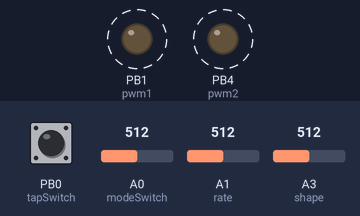
This sketch was run on a simulated ATtiny85, built with avr-gcc and run on an emulated ATtiny85. Parts: output pins drawn as LEDs (lit = HIGH). Dashed ring = blinking. The inputs (shaded band) are chosen by the test bench; at power-on: A3 (shape) = 512, A1 (rate) = 512, A0 (modeSwitch) = 512, PB0 (tapSwitch) LOW. Random numbers use the default seed unless the sketch sets one.

Above: at 1.28 s.
1.3 s: A3 (shape) set to 582
4.3 s: A3 (shape) set to 611
At 4.49 s:
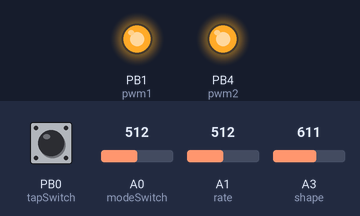
7.3 s: A1 (rate) set to 610
At 8.41 s:
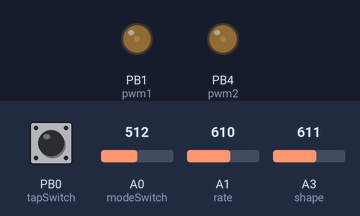
Timing chart, 0 to 8.3 s (numbered marks = the images above; inputs shaded):
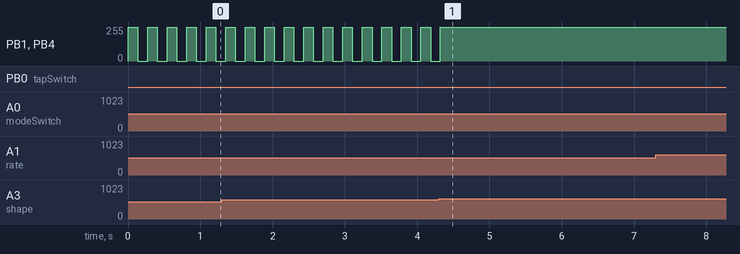

The sketch:

tinyLFO.ino
```cpp
#include <avr/io.h>
#include <avr/interrupt.h>
#include <util/atomic.h>

// Assign pins of ATTiny85, make sure it runs at 8 MHz internal oscillator

//DigitalPin Assignments
const unsigned int pwm2 = 4; //PWM out on OC1B/PCINT4/Pin3
const unsigned int pwm1 = 1; //PWM out on OC1A/PCINT1/Pin6
const unsigned int tapSwitch = 0; //Tap switch on PCINT0 so we can interrupt whenever tap tempo is pressed

//Analog Pin Assignments
const unsigned int rate = A1; //This will be an analog read of speed pot 1 on ADC1/PCINT2/Pin7
const unsigned int modeSwitch = A0;
const unsigned int shape = A3; //This will be an analog read of shape pot on ADC3/PCINT3/Pin2

// Initiate the tap tempo button stuff
uint8_t useTap = 0; // Flag for whether tap tempo has been populated or not
uint8_t updateTapTempo = 0; //Flag for whether the tap button has been pressed or not
uint8_t buttonState; // Tap tempo button state used for debouncing
uint8_t lastButtonState = LOW; // Previous state of tap tempo switch
uint8_t tapStatus = LOW; // Current status of the tap tempo switch
uint8_t debounceDelay = 30; // How long we enforce a debounce. Shouldn't be longer than minTime/2.
unsigned long lastDebounceTime = 0; // initiate the debounce time counter


uint8_t prevTaps = 0; // How many taps we have in our history
uint8_t maxTaps = 10; // Max number of taps to keep in history
unsigned long tapTime; // Averaged value of times in tap history
unsigned long prevTimes [10]; // Array for storing the tap periods
unsigned long prevTapDelay; // This is used for debouncing the tap tempo switch
unsigned long tapTimeout; // The amount of time between taps necessary to discard the tap buffer

// Initialize UI stuff
const unsigned int checkInterval = 200; // Only check the pots/switches ever so many ms
unsigned long lastInterval;

unsigned long rateTime; // Current time value compared to the previous time to see if we need to move to the next table entry.
unsigned int prevRateVal; // Used to determine if we have changed rate pot enough that tap tempo should no longer be used
unsigned long lastTime; // Used for keeping track of whether we move to the next entry in our sineTable or not
unsigned long maxTime = 5e6; // Max time of 5s
unsigned long minTime = 1e5; // Min time of 100 ms

int outMode = 0; // This mode determines the divisor we are using
float divisor = 1.0;
uint8_t shapeID = 1;

// Initialize bookkeeping stuff
const uint8_t tableLength = 255; //Number of entries in our tables below
uint8_t inx = 0; //Index to read out of the table for PWM1, start at the beginning
int dutyCycle;
const uint8_t OCR1C_val = 255;

// Create a table for the PWM wave. Values are for 8 bit PWM (max value 255).
// Put it in flash memory so that it doesn't eat up our dynamic SRAM

//Sine
const uint8_t sineTable[] PROGMEM = {127,130,133,136,139,143,146,149,152,155,158,161,164,167,170,173,176,179,181,184,187,190,193,195,198,200,203,205,208,210,213,215,217,219,221,223,225,227,229,231,233,235,236,238,239,
241,242,243,245,246,247,248,249,250,250,251,252,252,253,253,253,254,254,254,254,254,254,254,253,253,252,252,251,251,250,249,248,247,246,245,244,243,241,240,239,237,235,234,232,230,228,226,224,222,220,218,216,214,211,209,
207,204,202,199,196,194,191,188,186,183,180,177,174,171,168,166,163,159,156,153,150,147,144,141,138,135,132,129,125,122,119,116,113,110,107,104,101,98,95,91,88,86,83,80,77,74,71,68,66,63,60,58,55,52,50,47,45,43,40,38,36,
34,32,30,28,26,24,22,20,19,17,15,14,13,11,10,9,8,7,6,5,4,3,3,2,2,1,1,0,0,0,0,0,0,0,1,1,1,2,2,3,4,4,5,6,7,8,9,11,12,13,15,16,18,19,21,23,25,27,29,31,33,35,37,39,41,44,46,49,51,54,56,59,61,64,67,70,73,75,78,81,84,87,90,93,
96,99,102,105,108,111,115,118,121,124};

const uint8_t risingSawTable[] PROGMEM = {1,2,3,4,5,6,7,8,9,10,11,12,13,14,15,16,17,18,19,20,21,22,23,24,25,26,27,28,29,30,31,32,33,34,35,36,37,38,39,40,41,42,43,44,45,46,47,48,49,50,51,52,53,54,55,56,57,58,59,60,61,62,63,64,65,66,
67,68,69,70,71,72,73,74,75,76,77,78,79,80,81,82,83,84,85,86,87,88,89,90,91,92,93,94,95,96,97,98,99,100,101,102,103,104,105,106,107,108,109,110,111,112,113,114,115,116,117,118,119,120,121,122,123,124,125,126,127,128,129,130,131,
132,133,134,135,136,137,138,139,140,141,142,143,144,145,146,147,148,149,150,151,152,153,154,155,156,157,158,159,160,161,162,163,164,165,166,167,168,169,170,171,172,173,174,175,176,177,178,179,180,181,182,183,184,185,186,187,188,
189,190,191,192,193,194,195,196,197,198,199,200,201,202,203,204,205,206,207,208,209,210,211,212,213,214,215,216,217,218,219,220,221,222,223,224,225,226,227,228,229,230,231,232,233,234,235,236,237,238,239,240,241,242,243,244,245,
246,247,248,249,250,251,252,253,254,255};


const uint8_t fallingSawTable[] PROGMEM = {255,254,253,252,251,250,249,248,247,246,245,244,243,242,241,240,239,238,237,236,235,234,233,232,231,230,229,228,227,226,225,224,223,222,221,220,219,218,217,216,215,214,213,212,211,210,209,
208,207,206,205,204,203,202,201,200,199,198,197,196,195,194,193,192,191,190,189,188,187,186,185,184,183,182,181,180,179,178,177,176,175,174,173,172,171,170,169,168,167,166,165,164,163,162,161,160,159,158,157,156,155,154,153,152,151,
150,149,148,147,146,145,144,143,142,141,140,139,138,137,136,135,134,133,132,131,130,129,128,127,126,125,124,123,122,121,120,119,118,117,116,115,114,113,112,111,110,109,108,107,106,105,104,103,102,101,100,99,98,97,96,95,94,93,92,91,
90,89,88,87,86,85,84,83,82,81,80,79,78,77,76,75,74,73,72,71,70,69,68,67,66,65,64,63,62,61,60,59,58,57,56,55,54,53,52,51,50,49,48,47,46,45,44,43,42,41,40,39,38,37,36,35,34,33,32,31,30,29,28,27,26,25,24,23,22,21,20,19,18,17,16,15,14,13,
12,11,10,9,8,7,6,5,4,3,2,1};


const uint8_t squareTable[] PROGMEM = {255,255,255,255,255,255,255,255,255,255,255,255,255,255,255,255,255,255,255,255,255,255,255,255,255,255,255,255,255,255,255,255,255,255,255,255,255,255,255,255,255,255,255,255,255,255,255,255,255,255,255,255,255,255,255,255,255,255,255,255,255,255,255,255,255,255,255,255,255,255,255,255,255,255,255,255,255,255,255,255,255,255,255,255,255,255,255,255,255,255,255,255,255,255,255,255,255,255,255,255,
255,255,255,255,255,255,255,255,255,255,255,255,255,255,255,255,255,255,255,255,255,255,255,255,255,255,255,0,0,0,0,0,0,0,0,0,0,0,0,0,0,0,0,0,0,0,0,0,0,0,0,0,0,0,0,0,0,0,0,0,0,0,0,0,0,0,0,0,0,0,0,0,0,0,0,0,0,0,0,0,0,0,0,0,0,0,0,0,0,0,0,0,0,0,0,0,0,0,0,0,0,0,0,0,0,0,0,0,0,0,0,0,0,0,0,0,0,
0,0,0,0,0,0,0,0,0,0,0,0,0,0,0,0,0,0,0,0,0,0,0,0,0,0,0,0,0,0,0,0,0,0,0,0,0,0};


const uint8_t triangleTable[] PROGMEM = {0,2,4,6,8,10,12,14,16,18,20,22,24,26,28,30,32,34,36,38,40,42,44,46,48,50,52,54,56,58,60,62,64,66,68,70,72,74,76,78,80,82,84,86,88,90,92,94,96,98,100,102,104,106,108,110,112,114,116,118,120,122,124,
126,129,131,133,135,137,139,141,143,145,147,149,151,153,155,157,159,161,163,165,167,169,171,173,175,177,179,181,183,185,187,189,191,193,195,197,199,201,203,205,207,209,211,213,215,217,219,221,223,225,227,229,231,233,235,237,239,241,243,245,
247,249,251,253,255,255,253,251,249,247,245,243,241,239,237,235,233,231,229,227,225,223,221,219,217,215,213,211,209,207,205,203,201,199,197,195,193,191,189,187,185,183,181,179,177,175,173,171,169,167,165,163,161,159,157,155,153,151,149,147,
145,143,141,139,137,135,133,131,129,126,124,122,120,118,116,114,112,110,108,106,104,102,100,98,96,94,92,90,88,86,84,82,80,78,76,74,72,70,68,66,64,62,60,58,56,54,52,50,48,46,44,42,40,38,36,34,32,30,28,26,24,22,20,18,16,14,12,10,8,6,4,2,0};


// This table converts a linear taper speed pot to a logarithmically spaced array of pulse times. This is true logarithmic as opposed to a "log" pot and sounds much nicer
const int logTable[] PROGMEM = {1023,787,699,647,607,575,551,527,507,491,475,463,451,439,427,419,407,399,391,383,375,367,363,355,351,343,339,331,327,323,315,311,307,303,299,295,291,287,283,279,275,271,267,263,259,259,255,251,
247,247,243,239,235,235,231,227,227,223,219,219,215,215,211,207,207,203,203,199,199,195,191,191,187,187,183,183,179,179,179,175,175,171,171,167,167,163,163,163,159,159,155,155,151,151,151,147,147,147,143,143,139,139,139,135,
135,135,131,131,131,127,127,127,123,123,123,119,119,119,115,115,115,111,111,111,107,107,107,107,103,103,103,99,99,99,99,95,95,95,95,91,91,91,91,87,87,87,83,83,83,83,83,79,79,79,79,75,75,75,75,71,71,71,71,67,67,67,67,67,63,63,
63,63,59,59,59,59,59,55,55,55,55,55,51,51,51,51,51,47,47,47,47,47,43,43,43,43,43,39,39,39,39,39,39,35,35,35,35,35,31,31,31,31,31,31,27,27,27,27,27,27,23,23,23,23,23,23,19,19,19,19,19,19,15,15,15,15,15,15,15,11,11,11,11,11,11,
7,7,7,7,7,7,7,3,3,3,3};

void setup() {

  //Define pin modes
  pinMode(pwm1, OUTPUT);
  pinMode(pwm2, OUTPUT);
  pinMode(rate, INPUT);
  pinMode(modeSwitch, INPUT);
  pinMode(tapSwitch, INPUT);
  pinMode(shape, INPUT);

  // Initialize pin states
  digitalWrite(pwm1,LOW);
  digitalWrite(pwm2, LOW);
  digitalWrite(tapSwitch, LOW);

  lastTime = micros(); // Get an initial value
  tapTimeout = 2e3; //How long to wait for taps in ms

  // Set up timer/PWM items
  PLLCSR |= (1 << PLLE); //Enable PLL

  //Wait for PLL to lock
  while ((PLLCSR & (1<<PLOCK)) == 0x00)
    {
        // Do nothing until plock bit is set
    }

  // Enable clock source bit
  PLLCSR |= (1 << PCKE);

  // Set prescaler to PCK/8, turn off PWM1A, and set COM1A bits to match the COM1B bits due to attiny bug
  TCCR1 = 0;
  TCCR1 |= (1 << CS10) | (1<<PWM1A) | (1 << COM1A1);

  // Enable OCRB output on PB4, configure compare mode and enable PWM B
  DDRB |= (1 << PB4) | (1 << PB1);
  GTCCR |= (1 << PWM1B) | (1 << COM1B1);

  // Set OCR1A compare value and OCR1C TOP value
  OCR1C = OCR1C_val;
  OCR1A = 20;
  OCR1B = 20;

  // Get initial UI state
  prevRateVal = 2000; // Set to a value impossible for the rate pot to reach to force an update on initialization
  checkMode();
  checkRate();
  checkShape();
  lastInterval = millis();

  //Set up Interrupt items
  GIMSK = 0b00100000; //Enable pin change interrupts
  PCMSK = 0b00000001; //Enable PCINT0 for tap switch to be pin change interruptible

  sei(); // Start interrupt service
}

void loop() {


  // If the tap switch has been pressed, check the tap tempo calculations
  if (updateTapTempo) {
    checkTapTempo();
  }


  // Check the UI stuff if it has been at least checkInterval ms since last check
  if (millis() - lastInterval >= checkInterval) {
    checkMode();
    checkRate();
    checkShape();
    lastInterval = millis();
  }

  // Update the PWM output
  updatePWM();
}


//Interrupt Handling
ISR (PCINT0_vect) {
  uint8_t readTap1 = digitalRead(tapSwitch);

  delayMicroseconds(2000); //Brute force debouncing
  uint8_t readTap2 = digitalRead(tapSwitch);

  // If the tap switch was really pressed, set updateTapTempo flag high
  if ((readTap1 == HIGH) && (readTap2 == HIGH)) {
    updateTapTempo = 1;
  }
  else {
    updateTapTempo = 0;
    lastButtonState = LOW;
  }

}


//Update PWM outputs based on above settings
void updatePWM() {
  //Determine if we are using tapTime or not

  if (useTap == 1) {
    rateTime = tapTime; // Assign rateTime to be tapTime if we are using tap tempo

    // Ensure that the time isn't too short
    if (rateTime < minTime) {
      rateTime = minTime;
    }

    rateTime = round(rateTime / divisor);
  }


  //Convert microsecond period into amount of time between subsequent samples
  unsigned long rateStep = round(rateTime/OCR1C_val);

  //Compare current time to last time we updated for each PWM out
  if ((micros() - lastTime) > rateStep) {
    //We have met the time threshold for PWM, so go to the next value in the table

    switch (shapeID) {
      case 1:
        dutyCycle = pgm_read_byte(sineTable + inx);
        break;
      case 2:
        dutyCycle = pgm_read_byte(triangleTable + inx);
        break;
      case 3:
        dutyCycle = pgm_read_byte(risingSawTable + inx);
        break;
      case 4:
        dutyCycle = pgm_read_byte(fallingSawTable + inx);
        break;
      case 5:
        dutyCycle = pgm_read_byte(squareTable + inx);
        break;
      case 6:
        uint8_t temp = pgm_read_byte(sineTable + inx);
        dutyCycle = round(temp * temp / 255.0);
        break;
      case 7:
        if ((inx == 0) || (inx == 127)) {
          dutyCycle = random(1,254);
        }
        break;
      case 8:
        int temp1 = pgm_read_byte(sineTable + inx);
        int temp2 = pgm_read_byte(risingSawTable + inx);
        dutyCycle = round((float)temp1 * temp2 / 255.0);
        break;
    }

    // Set both PWM's
    OCR1A = dutyCycle;
    OCR1B = dutyCycle;
    inx += 1; //Increment the read index for PWM

    // Go back to the beginning of the table if we have gotten to the end
    if (inx == tableLength) {
      inx = 0;
    }

    lastTime = micros();
  }//End of if ((currTime - lastTime) > rateStep)

}// end of updatePWM()


//Check what our mode switch is
void checkMode () {
  //Read the switch
  int switchVal = analogRead(modeSwitch);

  //Compare the value to our thresholds and make it the appropriate mode
  if (switchVal > 900) {
    //Default state, divisor of 1
    if (outMode != 0) {
      //Reset reading to beginning of wave table if we changed modes
      inx = 0;
    }
    outMode = 0;
    divisor = 1.0;
  }
  else if (switchVal < 700) {
    //Divisor of 2
    if (outMode != 1) {
      //Reset reading to beginning of wave table if we changed modes
      inx = 0;
    }
    outMode = 1;
    divisor = 2.0;
  }
  else {
    //Divisor of 1/2
    if (outMode != 2) {
      //Reset reading to beginning of wave table if we changed modes
      inx = 0;
    }
    outMode = 2;
    divisor = 0.5;
  }
}//End of checkMode()


//Check what the rate pot is reading
void checkRate () {
  float logTableVal = 0.0;

  //Calculate out the required time steps to reach before we go to the next step in the table.
  //Times are in microseconds
  int rateVal = analogRead(rate);

  // Only make a change if we have turned the knob a little. This is to prevent stomping on the time determined by tap tempo
  if (abs(rateVal - prevRateVal) >= 5) {
    //Find the closest value in the log table so we can use linear pots for logarithmic time spacing
    logTableVal = pgm_read_word(logTable + round(rateVal/4));
    rateTime = round(maxTime * logTableVal/1023);


    // Ensure that the time isn't too short
    if (rateTime < minTime) {
      rateTime = minTime;
    }

    rateTime = round(rateTime / divisor); // Account for the divisor
    prevRateVal = rateVal; // Keep track of the knob position
    useTap = 0;
  }
}// End checkRate()


void checkShape() {
  int shapeVal = analogRead(shape);

  if (shapeVal > 975) {
    shapeID = 1; //Sine
  }
  else if (shapeVal > 800 & shapeVal <= 975) {
    shapeID = 2; //Triangle
  }
  else if (shapeVal > 700 & shapeVal <= 800) {
    shapeID = 3; //Rising Sawtooth
  }
  else if (shapeVal > 600 & shapeVal <= 700) {
    shapeID = 4; //Falling Sawtooth
  }
  else if (shapeVal > 500 & shapeVal <= 600) {
    shapeID = 5; //Square
  }
  else if (shapeVal > 400 & shapeVal <= 500) {
    shapeID = 6; //Squared Sine
  }
  else if (shapeVal > 300 & shapeVal <= 400) {
    shapeID = 7; //Random
  }
  else {
    shapeID = 8; //Sine times rising sawtooth
  }
}


void checkTapTempo() {

  //Check to see if the tap tempo switch has been pressed
  switchDebounce();

  if (tapStatus == HIGH) {

    tapStatus = LOW;
    //Check to see if we already have a tap tempo history. If so, add this to
    //the history. If not, start a new count.
    if (prevTaps > 0) {

      int currTime = millis();
      int currDelay = currTime - prevTapDelay;
      // Check to make sure we didn't time out
      if (currDelay < tapTimeout) {
        // Create the temp array for storing times in
        unsigned int newPrevTimes [maxTaps];

        if (prevTaps < maxTaps) {

          //Fill up the new array with all the old values first
          for (int k = 0; k < prevTaps - 1; k++) {
            newPrevTimes[k] = prevTimes[k];
          }

          //Then add in the new value at the end
          newPrevTimes[prevTaps - 1] = currDelay;
          prevTaps++;

        } // End if prevTaps < maxTaps
        // If we have filled the tap buffer

        for (int nTime = 0; nTime < maxTaps; nTime++) {
          prevTimes[nTime] = newPrevTimes[nTime];
        }

      } // End if currDelay < tapTimeout
      else {
        //If we timeout, reset the counter and zero out the tempo array
        prevTaps = 1;

        for (int i = 0; i < maxTaps; i++) {
          prevTimes[i] = 0;
        }
      } // End if tap has timed out
    } // End if prevTaps > 0
    // If we do not have any previous taps (first tap after timeout)
    else {
      prevTaps = 1;

      for (uint8_t i = 0; i < maxTaps; i++) {
        prevTimes[i] = 0;
      }
    }

    if (prevTaps > 2) {

      //Calculate the average polling time, including the multiplier and the random switch
      int sum, loop, numVals;
      float avg;

      sum = avg = 0;
      numVals = 0;

      for (loop = 0; loop < prevTaps - 1; loop++) {
        if (prevTimes[loop] != 0) {
          sum += prevTimes[loop];
          numVals++;
        }
      }
      avg = (float)sum / numVals;
      tapTime = round(avg);
      tapTime = 1000*tapTime;
      useTap = 1;

    }
    else {
      //If we don't have the information to produce a tap tempo, stick with what we have
      useTap = 0;
    }
    prevTapDelay = millis();
  }// End if (tapStatus == HIGH)

}// End of checkTapTempo()


//Code for debouncing tap tempo switch
void switchDebounce() {
  int8_t reading = digitalRead(tapSwitch);
  int8_t reading2 = 2; // Set to a value that can't be reached with digitalRead on purpose

  if (reading != lastButtonState) {
    delay(debounceDelay);
    reading2 = digitalRead(tapSwitch);
  }

  if (reading == reading2) {
    buttonState = reading;

    if (buttonState == HIGH) {
        tapStatus = HIGH;
    }
  }

  lastButtonState = reading;
}//End of switchDebounce()

// Some helpful debug functions
/*
  void blinkLED(int numBlinks, int duration) {
  for (int i = 0; i < numBlinks; i++) {
    digitalWrite(pwm2, HIGH);
    delay(duration);
    digitalWrite(pwm2, LOW);
    delay(duration);
  }
  }

  void blinkDebugLED(int numBlinks, int duration) {
  for (int i = 0; i < numBlinks; i++) {
    digitalWrite(encSW, HIGH);
    delay(duration);
    digitalWrite(encSW, LOW);
    delay(duration);
  }
  }
  */
```

Measured:
- the behaviour switches between 600 and 601 on A3 (shape) (found by bisection; images 0 and 1)
